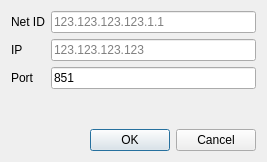
<?xml version="1.0" encoding="UTF-8"?>
<ui version="4.0">
 <class>ConnectDialog</class>
 <widget class="QDialog" name="ConnectDialog">
  <property name="geometry">
   <rect>
    <x>0</x>
    <y>0</y>
    <width>267</width>
    <height>162</height>
   </rect>
  </property>
  <property name="windowTitle">
   <string>Connect to Target</string>
  </property>
  <layout class="QVBoxLayout" name="verticalLayout">
   <item>
    <layout class="QFormLayout" name="formLayout">
     <item row="0" column="0">
      <widget class="QLabel" name="netIdLabel">
       <property name="text">
        <string>Net ID</string>
       </property>
       <property name="buddy">
        <cstring>netIdLineEdit</cstring>
       </property>
      </widget>
     </item>
     <item row="0" column="1">
      <widget class="QLineEdit" name="netIdLineEdit">
       <property name="placeholderText">
        <string>123.123.123.123.1.1</string>
       </property>
      </widget>
     </item>
     <item row="1" column="0">
      <widget class="QLabel" name="ipLabel">
       <property name="text">
        <string>IP</string>
       </property>
       <property name="buddy">
        <cstring>ipLineEdit</cstring>
       </property>
      </widget>
     </item>
     <item row="2" column="1">
      <widget class="QLineEdit" name="portLineEdit">
       <property name="text">
        <string>851</string>
       </property>
       <property name="placeholderText">
        <string>851 (default)</string>
       </property>
      </widget>
     </item>
     <item row="2" column="0">
      <widget class="QLabel" name="portLabel">
       <property name="text">
        <string>Port</string>
       </property>
       <property name="buddy">
        <cstring>portLineEdit</cstring>
       </property>
      </widget>
     </item>
     <item row="1" column="1">
      <widget class="QLineEdit" name="ipLineEdit">
       <property name="inputMask">
        <string/>
       </property>
       <property name="placeholderText">
        <string>123.123.123.123</string>
       </property>
      </widget>
     </item>
    </layout>
   </item>
   <item>
    <widget class="QDialogButtonBox" name="buttonBox">
     <property name="orientation">
      <enum>Qt::Orientation::Horizontal</enum>
     </property>
     <property name="standardButtons">
      <set>QDialogButtonBox::StandardButton::Cancel|QDialogButtonBox::StandardButton::Ok</set>
     </property>
    </widget>
   </item>
  </layout>
 </widget>
 <tabstops>
  <tabstop>netIdLineEdit</tabstop>
  <tabstop>ipLineEdit</tabstop>
  <tabstop>portLineEdit</tabstop>
 </tabstops>
 <resources/>
 <connections>
  <connection>
   <sender>buttonBox</sender>
   <signal>accepted()</signal>
   <receiver>ConnectDialog</receiver>
   <slot>accept()</slot>
   <hints>
    <hint type="sourcelabel">
     <x>248</x>
     <y>254</y>
    </hint>
    <hint type="destinationlabel">
     <x>157</x>
     <y>274</y>
    </hint>
   </hints>
  </connection>
  <connection>
   <sender>buttonBox</sender>
   <signal>rejected()</signal>
   <receiver>ConnectDialog</receiver>
   <slot>reject()</slot>
   <hints>
    <hint type="sourcelabel">
     <x>316</x>
     <y>260</y>
    </hint>
    <hint type="destinationlabel">
     <x>286</x>
     <y>274</y>
    </hint>
   </hints>
  </connection>
 </connections>
</ui>
